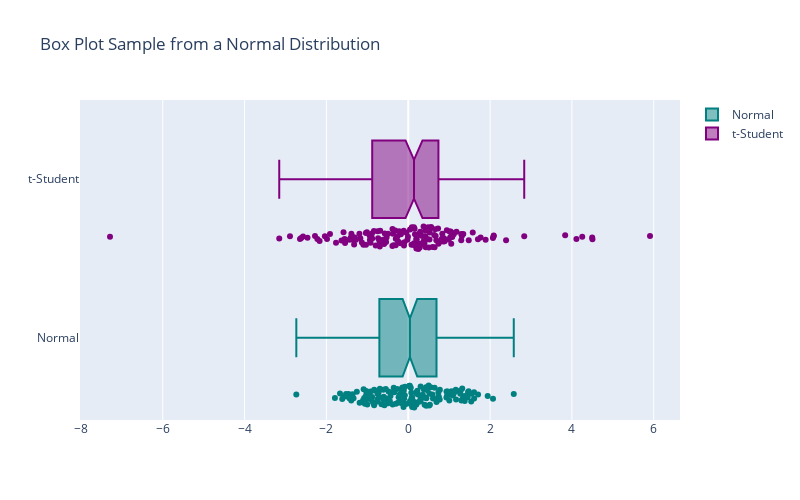

Source (notebook cell):
### Code cell
fig = go.Figure()

colors = ['teal', 'purple']
for l, cl in zip(df['Label'].unique(), colors):
    subdata = df[df.Label==l]
    
    fig.add_trace(go.Box(x=subdata["Data"], 
                        notched=True, 
                        boxpoints="all",
                        name=l,
                        marker_color=cl, 
                        ))
fig.update_layout(title='Box Plot Sample from a Normal Distribution', 
                  height = 500, width = 800,)

### Figure 1 — Plotly figure (JSON) as saved in the notebook; plotly's stock layout.template omitted (floating-point values rounded to 4 significant figures; data arrays with more than 128 entries replaced by an {"elided": "..."} marker saying what was removed)
{"data": [{"boxpoints": "all", "marker": {"color": "teal"}, "name": "Normal", "notched": true, "type": "box", "x": {"elided": "150 float values"}}, {"boxpoints": "all", "marker": {"color": "purple"}, "name": "t-Student", "notched": true, "type": "box", "x": {"elided": "150 float values"}}], "layout": {"height": 500, "title": {"text": "Box Plot Sample from a Normal Distribution"}, "width": 800}}
